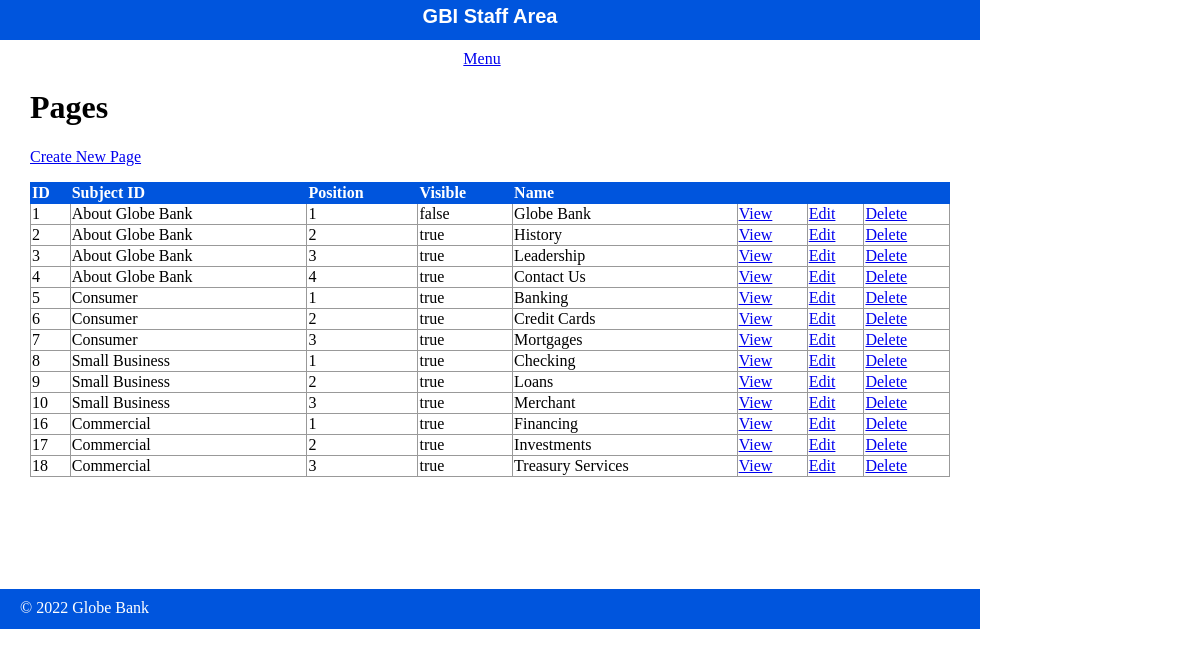
The app's page /staff/pages/index.php with its own data.
### tables this page shows
CREATE TABLE IF NOT EXISTS `pages` (
  `id` int(11) NOT NULL AUTO_INCREMENT,
  `subject_id` int(11) DEFAULT NULL,
  `menu_name` varchar(255) DEFAULT NULL,
  `position` int(3) DEFAULT NULL,
  `visible` tinyint(1) DEFAULT NULL,
  `content` text,
  PRIMARY KEY (`id`),
  KEY `fk_subject_id` (`subject_id`)
);

CREATE TABLE IF NOT EXISTS `subjects` (
  `id` int(11) NOT NULL AUTO_INCREMENT,
  `menu_name` varchar(255) DEFAULT NULL,
  `position` int(3) DEFAULT NULL,
  `visible` tinyint(1) DEFAULT NULL,
  PRIMARY KEY (`id`)
);

### private/functions.php (called while the page is built, shortened)
<?php
  function url_for($script_path) {
    return WWW_ROOT . $script_path;
  }
  function u($string="") {
    return urlencode($string);
  }
  function h($string="") {
    return htmlspecialchars($string);
  }

### private/query_functions.php (called while the page is built, shortened)
<?php
  function find_subject_by_id($id) {
    global $db;
    $sql = "SELECT * FROM subjects ";
    $sql .= "WHERE id='" . $id . "'";
    $result = mysqli_query($db, $sql);
    $subject = mysqli_fetch_assoc($result);
    return $subject;
  }
  function find_all_pages() {
    global $db;
    $sql = "SELECT * FROM pages ";
    $sql .= "ORDER BY subject_id, position ASC";
    $result = mysqli_query($db, $sql);
    return $result;
  }

### public/staff/pages/index.php (the view, shortened to what this page needs)
<?php
  $pages_set = find_all_pages();
  include(SHARED_PATH . '/staff_header.php');
?>
<div id="content">
  <div class="pages listing">
    <h1>Pages</h1>
    <div class="actions">
      <a href="<?php echo url_for('/staff/pages/new.php'); ?>" class="action">Create New Page</a>
    </div>
    <table class="list">
      <tr>
        <th>ID</th>
        <th>Subject ID</th>
        <th>Position</th>
        <th>Visible</th>
        <th>Name</th>
        <th>&nbsp;</th>
        <th>&nbsp;</th>
        <th>&nbsp;</th>
      </tr>
      <?php while($page = mysqli_fetch_assoc($pages_set)) { ?>
        <?php $subject = find_subject_by_id($page['subject_id']); ?>
        <tr>
          <td><?php echo h($page['id']); ?></td>
          <td><?php echo h($subject['menu_name']); ?></td>
          <td><?php echo h($page['position']); ?></td>
          <td><?php echo $page['visible'] == 1? 'true' : 'false'; ?></td>
          <td><?php echo h($page['menu_name']); ?></td>
          <td><a href="<?php echo url_for('/staff/pages/show.php?id='.h(u($page['id']))); ?>" class="action">View</a></td>
          <td><a href="<?php echo url_for('/staff/pages/edit.php?id='.h(u($page['id']))); ?>" class="action">Edit</a></td>
          <td><a href="<?php echo url_for('/staff/pages/delete.php?id='.h(u($page['id']))); ?>" class="action">Delete</a></td>
        </tr>
      <?php } ?>
    </table>
  </div>
</div>
<?php include(SHARED_PATH . '/staff_footer.php'); ?>

### public/stylesheets/staff.css (style rules this page uses)
html { height: 100%; width: 100%; }
body { height: 980%; width: 100%; margin: 0; padding: 0; }
#content { width: 920px; min-height: 500px; padding: 0 30px; }
.actions { margin-bottom: 1em; }
table { border-collapse: collapse; vertical-align: top; }
table.list { width: 100%; }
table.list tr td { border: 1px solid #999; }
table.list tr th { border: 1px solid #0055dd; background: #0055dd; color: white; text-align: left; }

### records on screen
pages: id "1", subject.menu_name "About Globe Bank", position "1", visible "false", menu_name "Globe Bank"
pages: id "2", subject.menu_name "About Globe Bank", position "2", visible "true", menu_name "History"
pages: id "3", subject.menu_name "About Globe Bank", position "3", visible "true", menu_name "Leadership"
pages: id "4", subject.menu_name "About Globe Bank", position "4", visible "true", menu_name "Contact Us"
pages: id "5", subject.menu_name "Consumer", position "1", visible "true", menu_name "Banking"
pages: id "6", subject.menu_name "Consumer", position "2", visible "true", menu_name "Credit Cards"
pages: id "7", subject.menu_name "Consumer", position "3", visible "true", menu_name "Mortgages"
pages: id "8", subject.menu_name "Small Business", position "1", visible "true", menu_name "Checking"
pages: id "9", subject.menu_name "Small Business", position "2", visible "true", menu_name "Loans"
pages: id "10", subject.menu_name "Small Business", position "3", visible "true", menu_name "Merchant"
pages: id "16", subject.menu_name "Commercial", position "1", visible "true", menu_name "Financing"
pages: id "17", subject.menu_name "Commercial", position "2", visible "true", menu_name "Investments"
pages: id "18", subject.menu_name "Commercial", position "3", visible "true", menu_name "Treasury Services"
